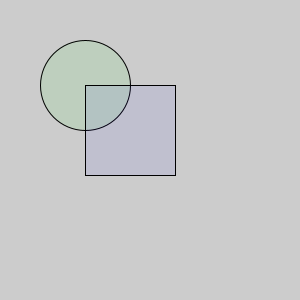
Frame 1 (no input)
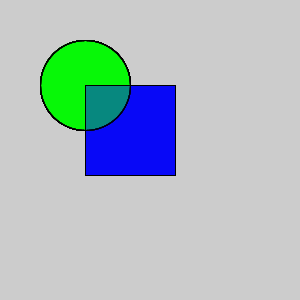
Frame 60 (the mouse pressed at the canvas centre just before this capture)
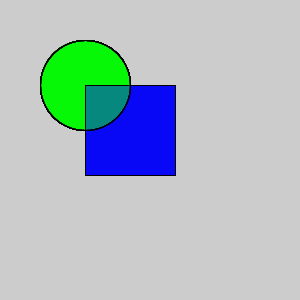
Frame 120 (the mouse held since frame 60 and released just before this capture)

The Processing sketch that drew these frames (run headless with seeded random() and noise(); from frame 60 on, the mouse is pressed at the canvas centre):

// Processing sketch: Task2b_processing2
// ── Task2b_processing2.pde
void setup() {
  size(300,300);
}

void draw() {
  println(mouseX + "" + mouseY);
  fill(0,255,0,17);
  ellipse(85,85,90,90);
  fill(0,0,255,15);
  rect(85,85,90,90);
}
